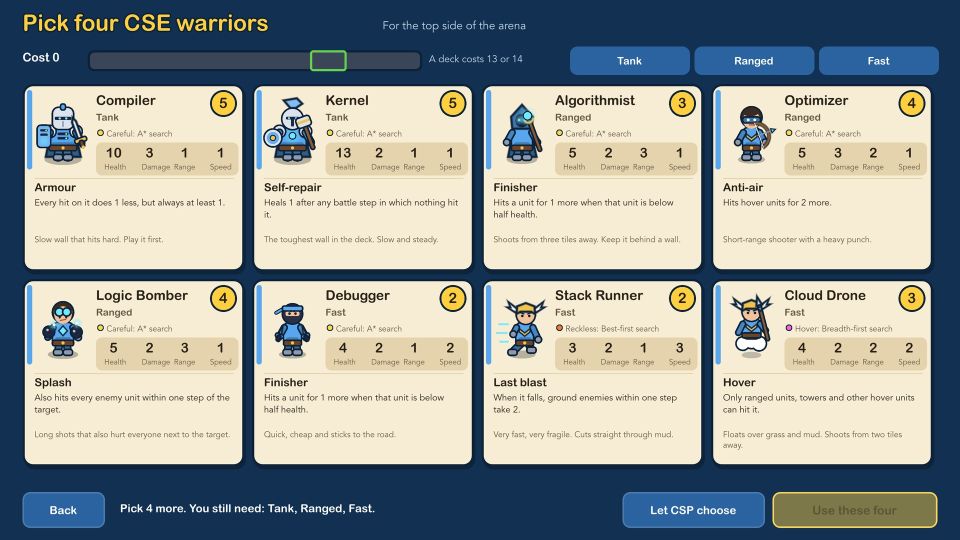
#> input picture media/troop-picker.jpg, 1920 x 1080 px (shown at 1/2 size)
$ python -i light.py   (imports and definitions only)
#> lines starting #> are read from the running program, lines starting #| are printed output that depends on the picture; after the words box and inside, x2 and y2 are one past the last pixel; in counts of white or black regions, pixels touching at a corner belong together
#!/usr/bin/env python3
"""Give a flat warrior picture depth and film lighting.

Each shape between the dark outlines is puffed up like a pillow, which gives it a surface that light can fall on.
A key light, a low fill, a shine and a rim of light from behind then make it look modelled.
"""
import numpy as np
from PIL import Image
from scipy import ndimage as ndi

INK = np.array([13, 34, 56]) / 255
EMISSIVE = [np.array(c) / 255 for c in ((111, 233, 255), (255, 242, 122), (255, 74, 61), (125, 255, 107))]


def lit(path, key=(1.0, 0.86, 0.68), key_dir=(-0.55, -0.65, 0.55), fill=(0.20, 0.27, 0.42), rim=(1.0, 0.62, 0.30), rim_dir=(0.8, -0.5), rim_amount=1.5, gain=1.0, radius=46, outline_rim=1.1, size=None):
    """Returns (colour, alpha) as floats in linear light."""
#> called with path = '../../../media/troop-picker.jpg', key = (1, 0.86, 0.68), key_dir = (-0.55, -0.65, 0.55), fill = (0.2, 0.27, 0.42), rim = (1, 0.62, 0.3), rim_dir = (0.8, -0.5), rim_amount = 1.5, gain = 1
    picture = Image.open(path).convert("RGBA")
    if size and size != picture.size[0]:
        picture = picture.resize((size, size), Image.LANCZOS)
    a = np.asarray(picture).astype(np.float32) / 255
    rgb, alpha = a[..., :3], a[..., 3]
#> alpha: shape (1080, 1920) float32; every value is 1
    # Every distance below was chosen for a 1500-pixel picture.
    k = a.shape[0] / 1500
#> k = 0.72
    radius = radius * k
#> radius = 33.12
    outline = (np.linalg.norm(rgb - INK, axis=2) < 0.2) & (alpha > 0.5)
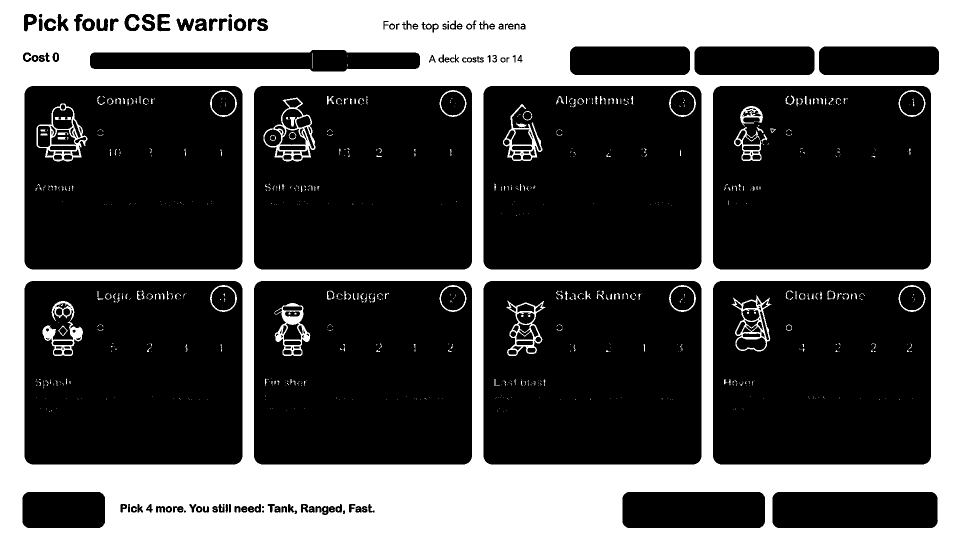
#> outline: shape (1080, 1920) bool (shown at 1/2 size); 33.4% white; 810 white regions (629 under 20 px), largest, box (x1, y1, x2, y2) and area: (0, 0, 1920, 1080) 661789, (527, 195, 631, 323) 2900, (73, 207, 175, 323) 2517
    parts = (alpha > 0.6) & ~outline
    dist = ndi.distance_transform_edt(parts)
    t = np.minimum(dist, radius) / radius
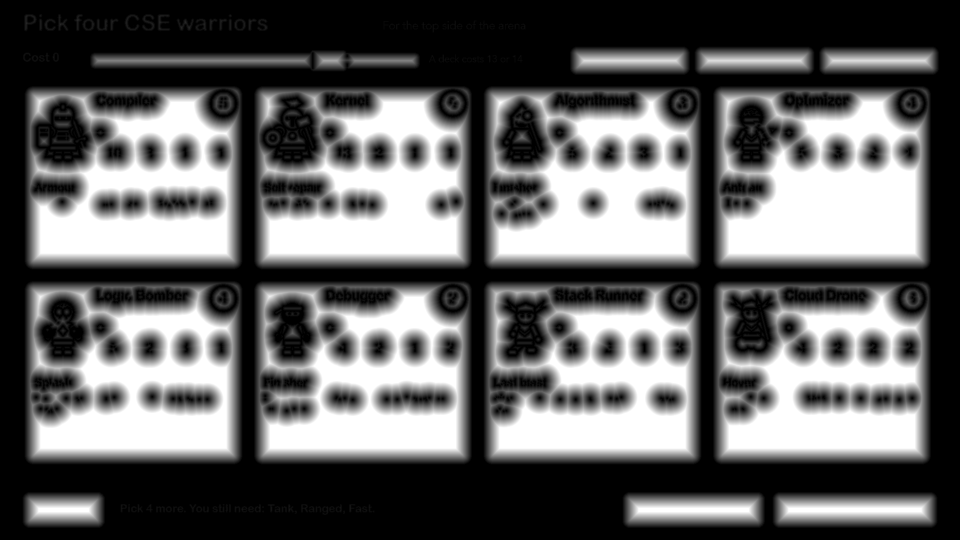
#> t: shape (1080, 1920) float64 (shown at 1/2 size); min 0, max 1, mean 0.393
    height = np.sqrt(t * (2 - t)) * radius
    height = ndi.gaussian_filter(height, 2.2 * k)
    gy, gx = np.gradient(height)
    nz = np.full_like(gx, 1.15)
    length = np.sqrt(gx * gx + gy * gy + nz * nz)
    nx, ny, nz = -gx / length, -gy / length, nz / length
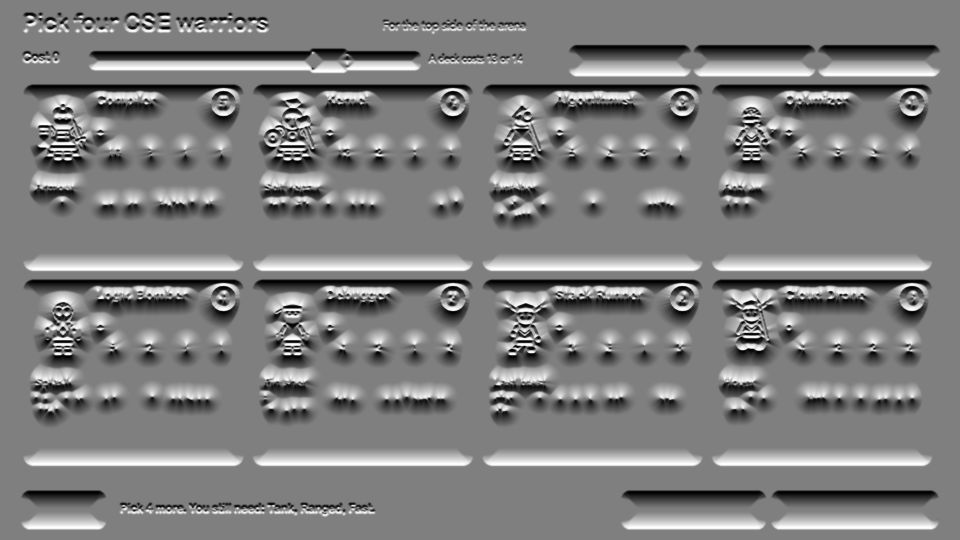
#> ny: shape (1080, 1920) float64 (shown at 1/2 size); min -0.941, max 0.941, mean -0.000203; drawn with min black and max white
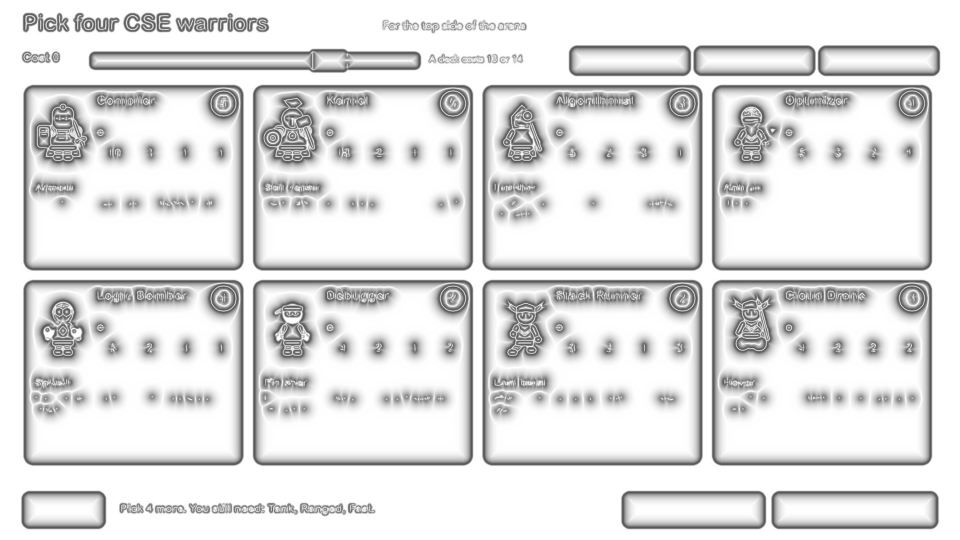
#> nz: shape (1080, 1920) float64 (shown at 1/2 size); min 0.338, max 1, mean 0.884
    L = np.array(key_dir, dtype=np.float32)
    L /= np.linalg.norm(L)
    diffuse = np.clip(nx * L[0] + ny * L[1] + nz * L[2], 0, 1)
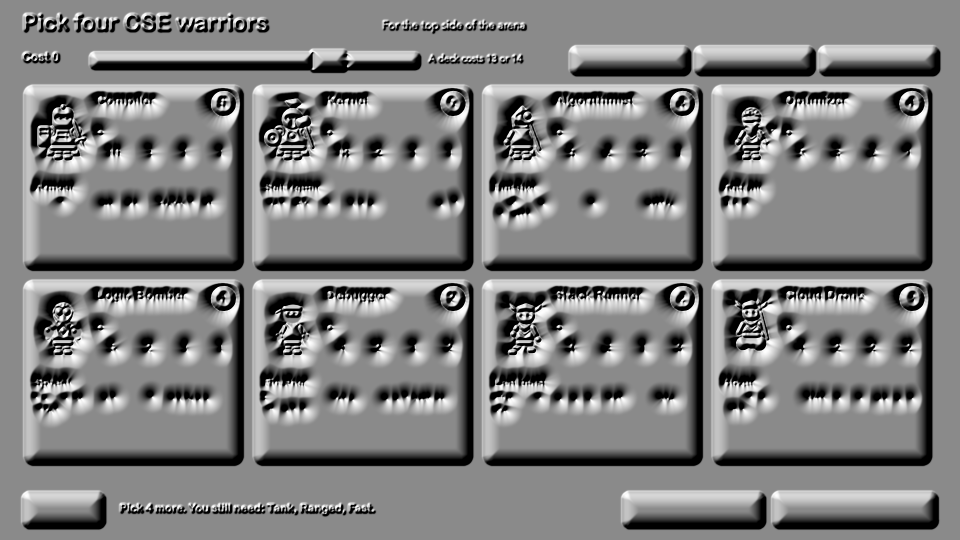
#> diffuse: shape (1080, 1920) float64 (shown at 1/2 size); min 0, max 1, mean 0.499
    H = L + np.array([0, 0, 1], dtype=np.float32)
    H /= np.linalg.norm(H)
    shine = np.clip(nx * H[0] + ny * H[1] + nz * H[2], 0, 1) ** 26
    R = np.array(rim_dir, dtype=np.float32)
    R /= np.linalg.norm(R)
    rim_light = (1 - nz) ** 1.5 * np.clip(nx * R[0] + ny * R[1], 0, 1)
    linear = rgb ** 2.2
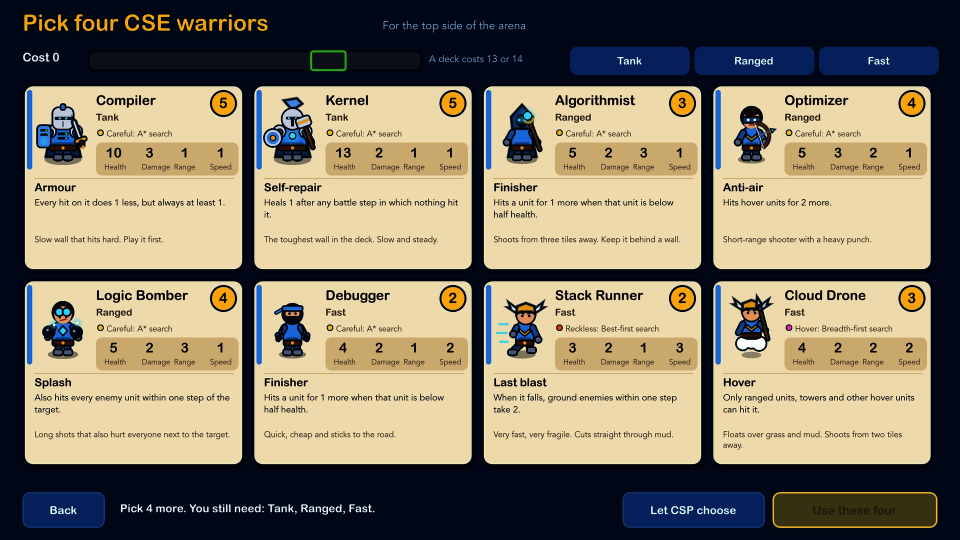
#> linear: shape (1080, 1920, 3) float32 (shown at 1/2 size); mean R, G, B 0.524, 0.486, 0.405
    out = linear * (np.array(fill) + np.array(key) * diffuse[..., None] * 1.25) * gain
    out += np.array(key) * shine[..., None] * 0.22 * parts[..., None]
    out += np.array(rim) * rim_light[..., None] * rim_amount * parts[..., None]
    # A thin line of rim light on the outline, only on the side the light comes from.
    solid = alpha > 0.5
#> solid: shape (1080, 1920) bool; every value is 1
    inside = ndi.gaussian_filter(solid.astype(np.float32), 9 * k)
    egy, egx = np.gradient(inside)
#> egy: shape (1080, 1920) float32; every value is 0
    towards = -(egx * R[0] + egy * R[1]) * k
#> towards: shape (1080, 1920) float32; every value is 0
    outer = np.clip((towards - 0.012) * 90, 0, 1) * np.clip(1 - inside * 1.25, 0, 1) * 2 * outline
    out += np.array(rim) * outer[..., None] * outline_rim
    # Glowing eyes and sparks keep their light in the dark.
    for glow in EMISSIVE:
        near = np.linalg.norm(rgb - glow, axis=2) < 0.16
        out[near] = linear[near] * 2.4
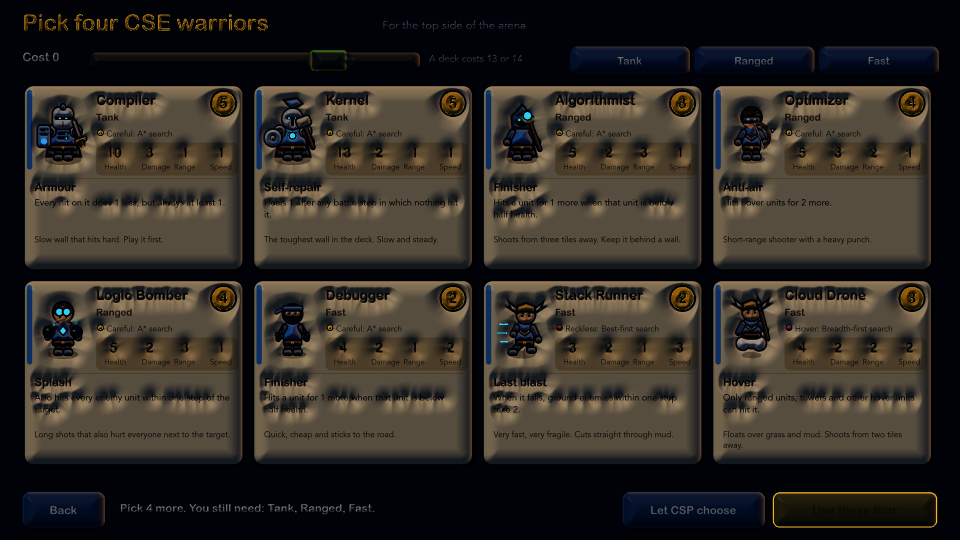
#> out: shape (1080, 1920, 3) float64 (shown at 1/2 size); mean R, G, B 0.456, 0.411, 0.353; drawn with min black and max white
    return out, alpha


def bright_sprite(path, **kw):
    return lit(path, **kw)

>>> result = lit('../../../media/troop-picker.jpg')

$ run again, on media/home.jpg
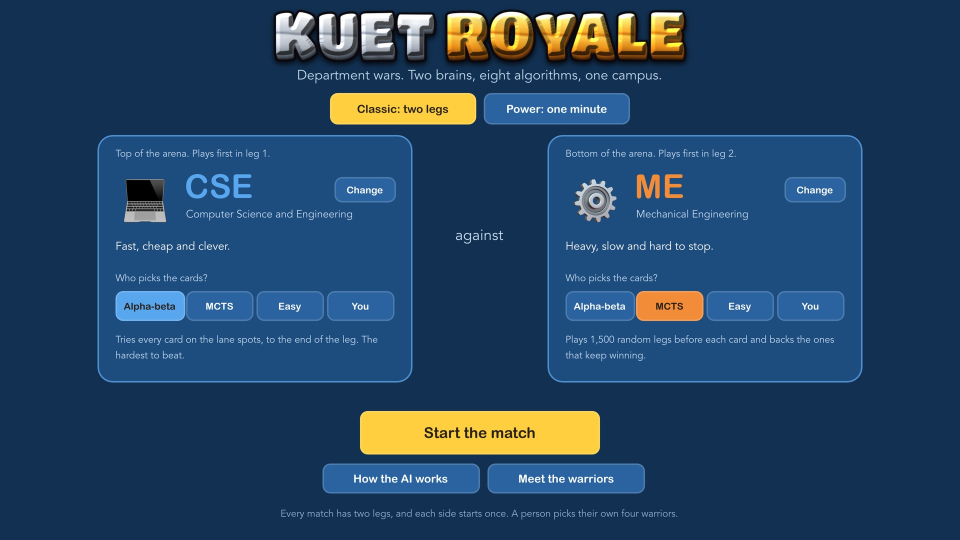
#> input picture media/home.jpg, 1920 x 1080 px (shown at 1/2 size)
#> alpha: shape (1080, 1920) float32; every value is 1
#> in lit, `outline = (np.linalg.norm(rgb - INK, axis=2) < 0.2) & (alpha > 0.5)`:
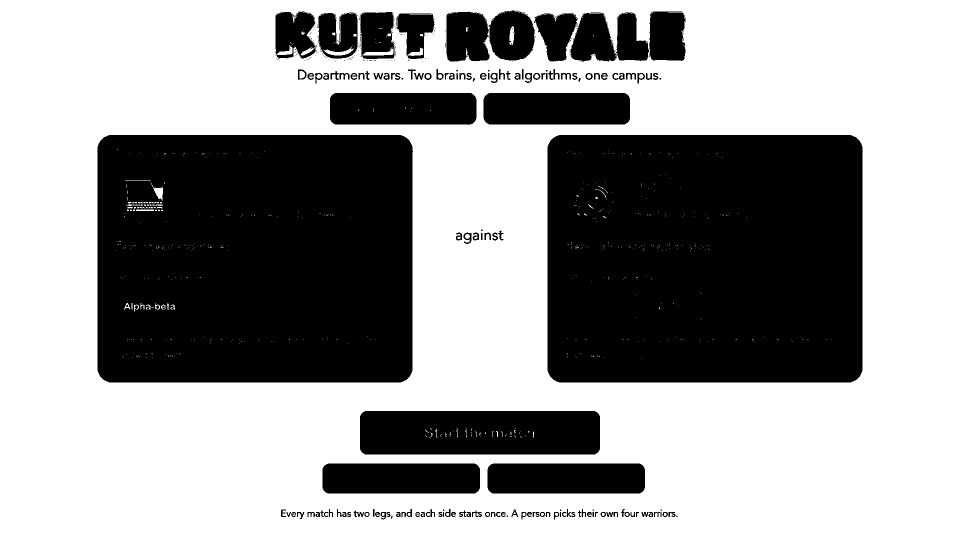
#> outline: shape (1080, 1920) bool (shown at 1/2 size); 61.2% white; 304 black regions (170 under 20 px), largest, box (x1, y1, x2, y2) and area: (1095, 270, 1726, 765) 310664, (194, 270, 826, 765) 309443, (720, 822, 1200, 909) 41292
#> solid: shape (1080, 1920) bool; every value is 1
#> egy: shape (1080, 1920) float32; every value is 0
#> towards: shape (1080, 1920) float32; every value is 0
#> after the loop in lit, `for glow in EMISSIVE:`:
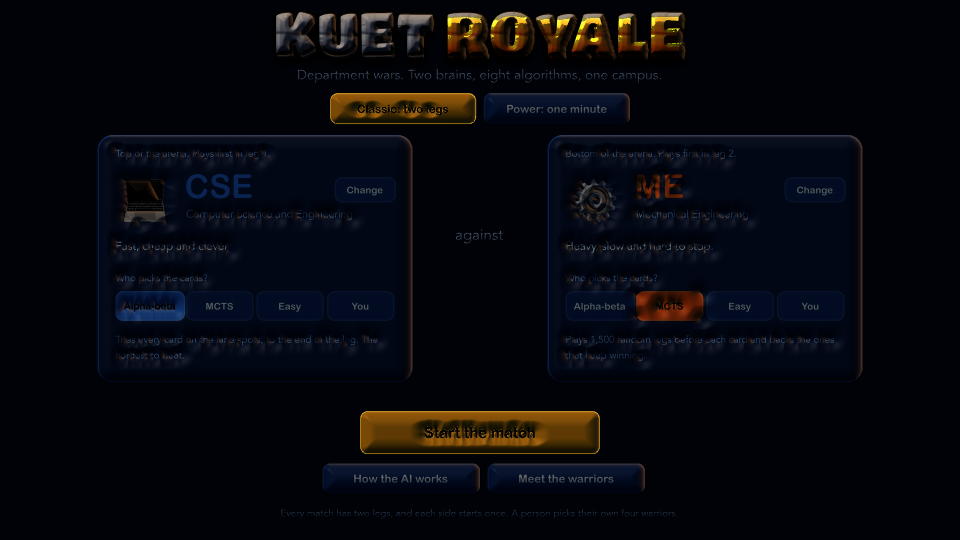
#> out: shape (1080, 1920, 3) float64 (shown at 1/2 size); mean R, G, B 0.0683, 0.0813, 0.134; drawn with min black and max white
